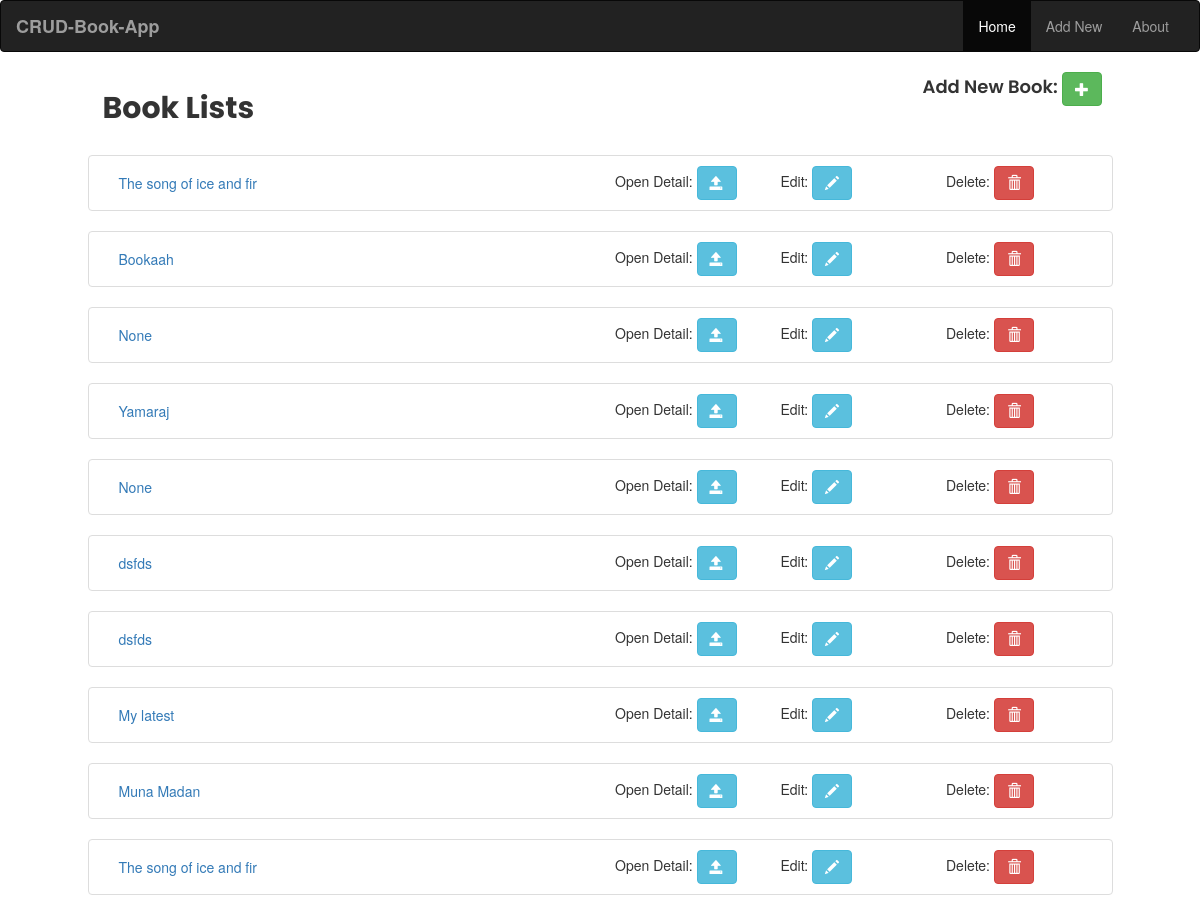
Before: / with the older database file.
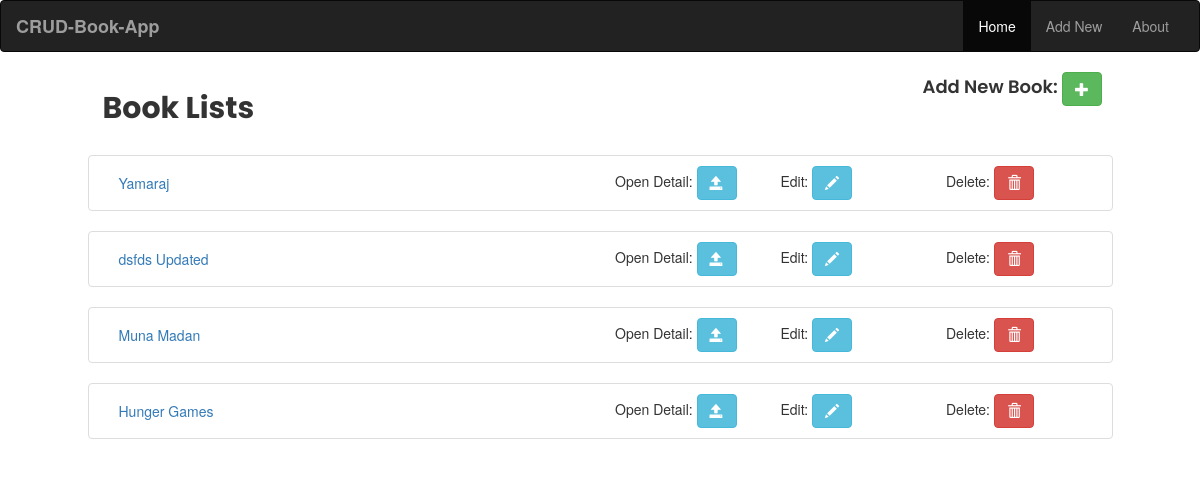
After: the same page with the newer database file.
### model_app/models.py (models this page shows, shortened)
class Books(models.Model):
    title = models.CharField(max_length=100, null=True)
    rate = models.IntegerField(null=True)
    quantity= models.IntegerField(null=True)

### model_app/views.py (the view)
# urls.py: path('', views.IndexView.as_view(), name='index'),
class IndexView(ListView):
    template_name='model_app/index.html'
    context_object_name = 'book_list'
    model = Books

### model_app/templates/model_app/index.html (shortened to what this page needs)
{% extends 'model_app/base.html' %}
{% block content %}
<div class="container-fluid">
    <div class="row">
        <div class="col-md-1"></div>
        <div class="col-md-8">
                <h2 style="font-family: 'Poppins', sans-serif; font-weight: 700;">Book Lists</h2>
        </div>
        <div class="col-md-3">
            <h4 style="font-family: 'Poppins', sans-serif; font-weight: 600; display: inline;">Add New Book: </h4>
                <a href="{% url 'create' %}">
                        <button type="button" class="btn btn-success">
                          <span class="glyphicon glyphicon-plus"></span>
                        </button>
                      </a>
        </div>
    </div>
    <br>
    <div class="row">
        <div class="col-md-1"></div>
        <div class="col-md-10">
            <div class="row">
            {% for book in book_list %}
            <ul class="list-group">
                <li class="list-group-item " style="overflow: auto; display: flex; align-items: center;">
                        <div class="col-md-6">
                             <a href="{% url 'detail' book.pk %}">{{ book.title }}</a>
                        </div>
                        <div class="col-md-6">
                            <div class="row">
                                    <div class="col-md-4">
                                            Open Detail: <a href="{% url 'detail' book.pk %}">
                                                    <button type="button" class="btn btn-info">
                                                            <span class="glyphicon glyphicon-open"></span>
                                                           </button>
                                                  </a>
                                    </div>
                                    <div class="col-md-4">
                                           Edit: <a href="{% url 'update' book.pk %}">
                                                    <button type="button" class="btn btn-info">
                                                      <span class="glyphicon glyphicon-pencil"></span>
                                                    </button>
                                                  </a>
                                    </div>
                                    <div class="col-md-4">
                                            Delete: <a href="{% url 'delete' book.pk %}">
                                                    <button type="button" class="btn btn-danger">
                                                            <span class="glyphicon glyphicon-trash"></span>
                                                           </button>
                                                  </a>
                                    </div>
                            </div>
                        </div>
                    </li>
            </ul>
            {% endfor %}
        </div>
        </div>
        <div class="col-md-1"></div>
    </div>
{% endblock %}

### model_app/templates/model_app/base.html (shortened to what this page needs)
<!DOCTYPE html>
<html>
<head>
<link rel="stylesheet" href="https://maxcdn.bootstrapcdn.com/bootstrap/3.4.0/css/bootstrap.min.css">
</head>
<body>
        <nav class="navbar navbar-inverse">
                <div class="container-fluid">
                  <div class="navbar-header">
                    <a class="navbar-brand" style="font-weight: 700; font-family:'Poppins' san-serif;" href="{% url 'index' %}">CRUD-Book-App</a>
                  </div>
                  <ul class="nav navbar-nav pull-right">
                    <li class="active"><a href="{% url 'index' %}">Home</a></li>
                    <li><a href="{% url 'create' %}">Add New</a></li>
                    <li><a href="#">About</a></li>
                  </ul>
                </div>
              </nav
{% block content %}
{% endblock %}
</body>
</html>

Changed rows visible on the page:
removed Books: title "The song of ice and fir"
removed Books: title "Bookaah"
removed Books: title "None"
removed Books: title "None"
removed Books: title "dsfds"
removed Books: title "My latest"
removed Books: title "The song of ice and fir"
changed Books: title "dsfds" → "dsfds Updated"
added Books: title "Hunger Games"
